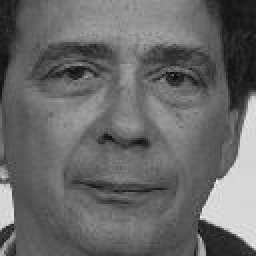
#> input picture Face Recognition/PCA/Training images/00743_941201_fa.jpg, 128 x 128 px, found by its file name (shown 2 times larger); its folder holds 4 pictures in this run
$ jupyter execute PCA_FaceRecognition.ipynb
#> lines starting #> are read from the running program, lines starting #| are printed output that depends on the picture; pictures that were not available may be replaced by others from this repository, and a replacement may not be noted
[cell 1]
from matplotlib import pyplot as plt
from matplotlib.image import imread
import numpy as np
import os

[cell 2]
from google.colab import drive
drive.mount('/content/drive')

TRAIN_IMG_FOLDER = 'drive/MyDrive/Colab Notebooks/Training images/'
TEST_IMG_FOLDER = 'drive/MyDrive/Colab Notebooks/Test/'

train_set_files = os.listdir(TRAIN_IMG_FOLDER)
test_set_files = os.listdir(TEST_IMG_FOLDER)

width  = 128
height = 128

[cell 3]
train_id_file = set([f.split('_')[0] for f in train_set_files])
test_id_file = set([f.split('_')[0] for f in train_set_files])
print(train_id_file <= test_id_file)

[cell 4]
print('Train Images:')
train_image_names = os.listdir(TRAIN_IMG_FOLDER)
training_tensor   = np.ndarray(shape=(len(train_image_names), height*width), dtype=np.float64)

for i in range(len(train_image_names)):
    img = plt.imread(TRAIN_IMG_FOLDER + train_image_names[i])
#> img is the input picture: shape (128, 128); min 5, max 237, mean 104.3
    training_tensor[i,:] = np.array(img, dtype='float64').flatten()
    plt.subplot(5,5,i+1)
    plt.imshow(img, cmap='gray')
    plt.tick_params(labelleft='off', labelbottom='off', bottom='off',top='off',right='off',left='off', which='both')
plt.show()
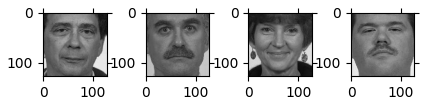
#> figure drawn by matplotlib, 4 panels

print('Test Images:')
test_image_names = os.listdir(TEST_IMG_FOLDER)#[i for i in dataset_dir if i not in train_image_names]
testing_tensor   = np.ndarray(shape=(len(test_image_names), height*width), dtype=np.float64)

for i in range(len(test_image_names)):
    img = imread(TEST_IMG_FOLDER + test_image_names[i])
    testing_tensor[i,:] = np.array(img, dtype='float64').flatten()
    plt.subplot(8,5,1+i)
    plt.imshow(img, cmap='gray')
    plt.subplots_adjust(right=1.2, top=1.2)
    plt.tick_params(labelleft='off', labelbottom='off', bottom='off',top='off',right='off',left='off', which='both')
plt.show()

[cell 5]
mean_face = np.zeros((1,height*width))

for i in training_tensor:
    mean_face = np.add(mean_face,i)

mean_face = np.divide(mean_face,float(len(train_image_names))).flatten()

plt.imshow(mean_face.reshape(height, width), cmap='gray')
plt.tick_params(labelleft='off', labelbottom='off', bottom='off',top='off',right='off',left='off', which='both')
plt.show()
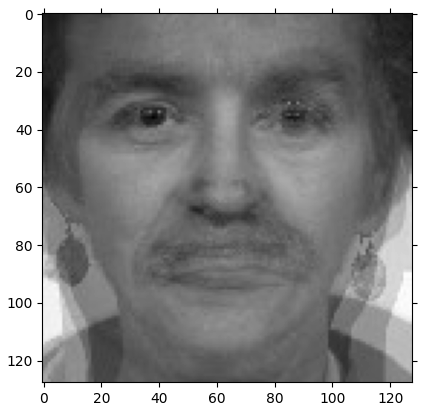
#> figure drawn by matplotlib, 1 panel

[cell 6]
normalised_training_tensor = np.ndarray(shape=(len(train_image_names), height*width))

for i in range(len(train_image_names)):
    normalised_training_tensor[i] = np.subtract(training_tensor[i],mean_face)

[cell 7]
for i in range(len(train_image_names)):
    img = normalised_training_tensor[i].reshape(height,width)
    plt.subplot(5,5,1+i)
    plt.imshow(img, cmap='gray')
    plt.tick_params(labelleft='off', labelbottom='off', bottom='off',top='off',right='off',left='off', which='both')
plt.show()
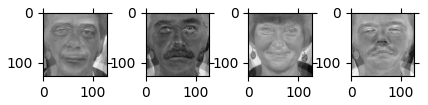
#> figure drawn by matplotlib, 4 panels

[cell 8]
cov_matrix=np.cov(normalised_training_tensor)
cov_matrix = np.divide(cov_matrix,25.0)
print('Covariance Matrix Shape:', cov_matrix.shape)

[cell 9]
#eigenvalues and eigenvectors
eigenvalues, eigenvectors, = np.linalg.eig(cov_matrix)
print('eigenvalues.shape: {} eigenvectors.shape: {}'.format(eigenvalues.shape, eigenvectors.shape))

[cell 10]
eig_pairs = [(eigenvalues[index], eigenvectors[:,index]) for index in range(len(eigenvalues))]

# Sort the eigen pairs in descending order:
eig_pairs.sort(reverse=True)
eigvalues_sort  = [eig_pairs[index][0] for index in range(len(eigenvalues))]
eigvectors_sort = [eig_pairs[index][1] for index in range(len(eigenvalues))]

sorted_ind = sorted(range(eigenvalues.shape[0]), key=lambda k: eigenvalues[k], reverse=True)

eigvalues_sort = eigenvalues[sorted_ind]
eigvectors_sort = eigenvectors[sorted_ind]
train_set_files_sort = np.array(train_set_files)[sorted_ind]

[cell 11]
reduced_data = np.array(eigvectors_sort[:25]).transpose()
reduced_data.shape

[cell 12]
print(training_tensor.transpose().shape, reduced_data.shape)

[cell 13]
proj_data = np.dot(training_tensor.transpose(),reduced_data)
proj_data = proj_data.transpose()
proj_data.shape

[cell 14]
for i in range(proj_data.shape[0]):
    img = proj_data[i].reshape(height,width)
    plt.subplot(5,5,1+i)
    plt.imshow(img, cmap='gray')
    plt.tick_params(labelleft='off', labelbottom='off', bottom='off',top='off',right='off',left='off', which='both')
#> this loop made 4 passes
#> pass 1, `img = proj_data[i].reshape(height,width)`:
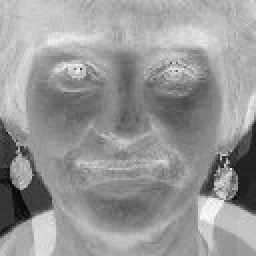
#> img: shape (128, 128) float64 (shown 2 times larger); min -257.6, max 14.6, mean -95.67; drawn with min black and max white
#> pass 2, `img = proj_data[i].reshape(height,width)`:
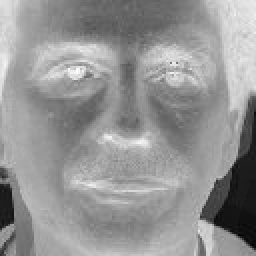
#> img: shape (128, 128) float64 (shown 2 times larger); min -310.1, max -23.95, mean -143.1; drawn with min black and max white
#> pass 3, `img = proj_data[i].reshape(height,width)`:
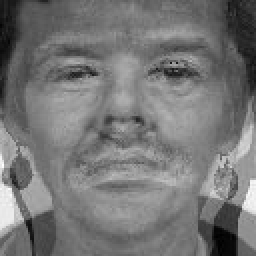
#> img: shape (128, 128) float64 (shown 2 times larger); min -19.11, max 220.3, mean 92; drawn with min black and max white
plt.show()
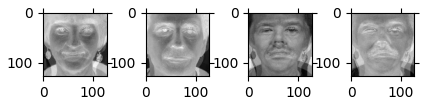
#> figure drawn by matplotlib, 4 panels

[cell 15]
w = np.array([np.dot(proj_data,i) for i in normalised_training_tensor])
print(w.shape)

[cell 16]
def recogniser(test_image_names, train_image_names, proj_data, w, t0=2e8, prn=False):

    count        = 0
    num_images   = 0
    correct_pred = 0

    result = []
    wts = []

    #False match rate (FMR)
    FMR_count = 0

    #False non-match rate (FNMR)
    FNMR_count = 0


    test_image_names2 = sorted(test_image_names)

    for img in test_image_names2:

        unknown_face = plt.imread(TEST_IMG_FOLDER+img)
        num_images += 1

        unknown_face_vector = np.array(unknown_face, dtype='float64').flatten()
        normalised_uface_vector = np.subtract(unknown_face_vector,mean_face)

        w_unknown = np.dot(proj_data, normalised_uface_vector)
        diff  = w - w_unknown
        norms = np.linalg.norm(diff, axis=1)
        index = np.argmin(norms)

        wts.append([count, norms[index]])

        if prn: print('Input:'+'.'.join(img.split('.')[:2]), end='\t')
        count+=1

        match = img.split('_')[0] == train_image_names[index].split('_')[0]

        if norms[index] < t0:
            if match:
                if prn:
                  print('Matched: ' + train_image_names[index], end = '\t')
                correct_pred += 1
                result.append(1)
            else:
                if prn:
                  print('F/Matched: '+train_image_names[index], end = '\t')
                result.append(0)
                FMR_count += 1
        else:
            if match:
                if prn: print('F/Unknown face: '+train_image_names[index], end = '\t')
                result.append(0)
                FNMR_count +=1

            else:
                if prn: print('Unknown face: '+train_image_names[index], end = '\t')
                result.append(1)
                correct_pred += 1


        if prn: print(norms[index], end=' ')
        if prn: print()


    FMR = FMR_count/num_images
    FNMR = FNMR_count/num_images


    print('Correct predictions: {}/{} = {:.2f} \t\t'.format(correct_pred, num_images, correct_pred/num_images), end=' ')
    print('FMR: {:.2f} \t'.format(FMR), end=' ')
    print('FNMR: {:.2f} \t'.format(FNMR))


    return wts, result, correct_pred, num_images, FMR, FNMR


wts, result, correct_pred, num_images, FMR, FNMR =recogniser(test_image_names, train_image_names,proj_data,w, t0=2e7, prn=True)

[cell 17]
def rg(r):
    if r: return 'g'
    else: return 'r'
cl = [rg(r) for r in result]

x=[x[0] for x in wts]
y=[y[1] for y in wts]
plt.scatter(x,y, color=cl, label = 'Distance measure (true and false pred.)')

x2=[x[0] for x in wts]
y2=[2e7 for y in wts]

plt.plot(x2,y2, label = 'Empirical error threshold')
plt.legend()
plt.grid()

plt.show()
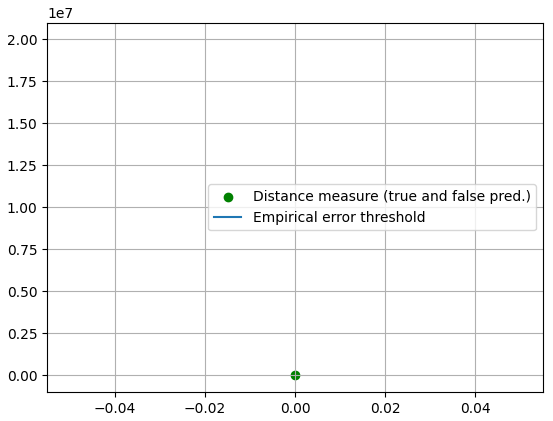
#> figure drawn by matplotlib, 1 panel

[cell 18]
CPR_list, t0_list, FMR_list, FNMR_list = [], [] , [] , []
for t0 in np.linspace(start=0, stop=1e8, num=20):
    print('{:e}'.format(t0), end=' ')
    wts, result, correct_pred, num_images, FMR, FNMR = recogniser(test_image_names, train_image_names,proj_data,w, t0)

    CPR_list.append(correct_pred/num_images)
    t0_list.append(t0)
    FMR_list.append(FMR)
    FNMR_list.append(FNMR)

[cell 19]
x1=t0_list
y1=FMR_list

x2=t0_list
y2=FNMR_list

x3=t0_list
y3=CPR_list

plt.plot(x1,y1, ls='--', color='r', label='FMR',)
plt.plot(x2,y2, ls='-.', color='b', label='FNMR')
plt.plot(x3,y3, color='g', label='Correct prediction using threshold')

plt.grid()
plt.legend()
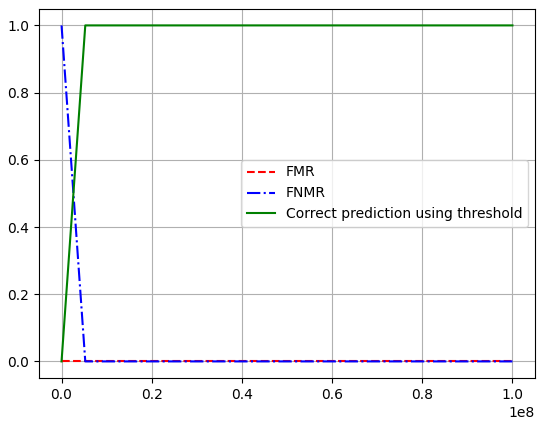
#> figure drawn by matplotlib, 1 panel; curve peaks at x = 0, y = 1; curve peaks at x = 5263157.9, y = 1
